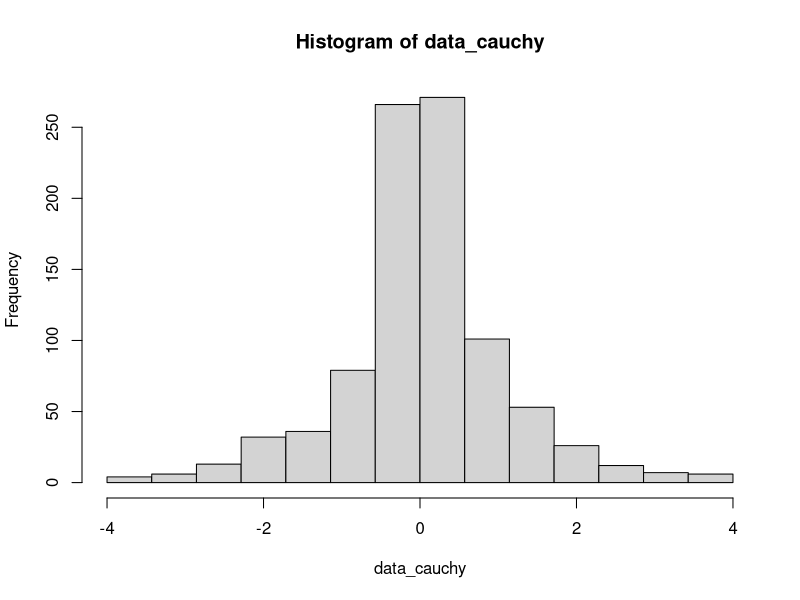
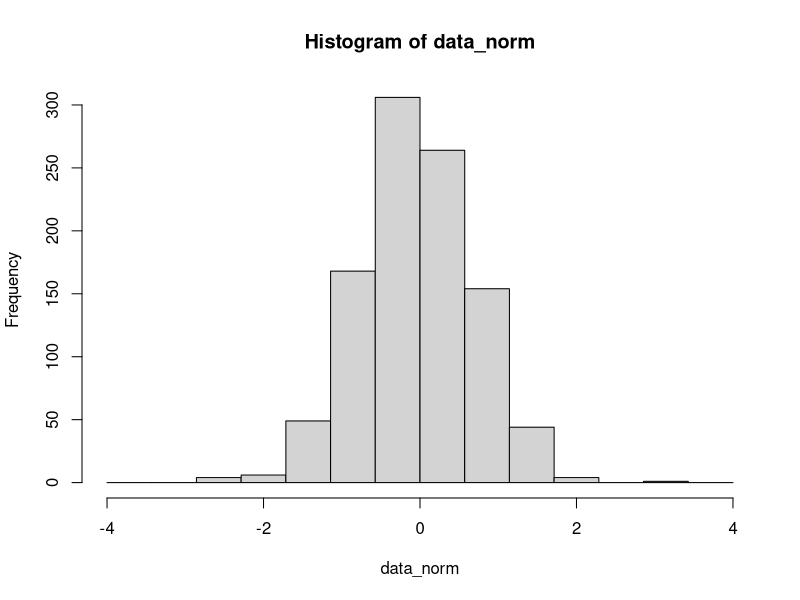

Write R code to recreate these figures, in order. (Note: this script raises an error after producing the figures.)

data_cauchy  <- rcauchy(1000,
                        scale = 0.5)

data_norm <- rnorm(1000,
                   sd = 0.7)

data_cauchy <- data_cauchy[data_cauchy < 4]
data_cauchy <- data_cauchy[data_cauchy > -4]

hist(data_cauchy,
     breaks = seq(-4,4,len = 15),
     include.lowest = F,
     warn.unused = F)


hist(data_norm,
     breaks = seq(-4, 4,
                  len = 15))
data_frame_norm <- data.frame(vals = data_norm,
                              dist = rep("Verteilung 1", length(data_norm)))
data_frame_cauchy <- data.frame(vals = data_cauchy,
                                dist = rep("Verteilung 2", length(data_cauchy)))

data <- rbind(data_frame_norm,
              data_frame_cauchy)

theme_set(theme_minimal())
p_plot <-  data %>%
  ggplot(aes(x = vals)) +
  geom_density(size = 1) +
  facet_wrap(vars(dist)) +
  xlab("Werte") +
  ylab("Wahrscheinlichkeit") +
  labs(title = "Vergleich von Verteilungen") +
  theme(text = element_text(family = "Lato"))

p_plot


